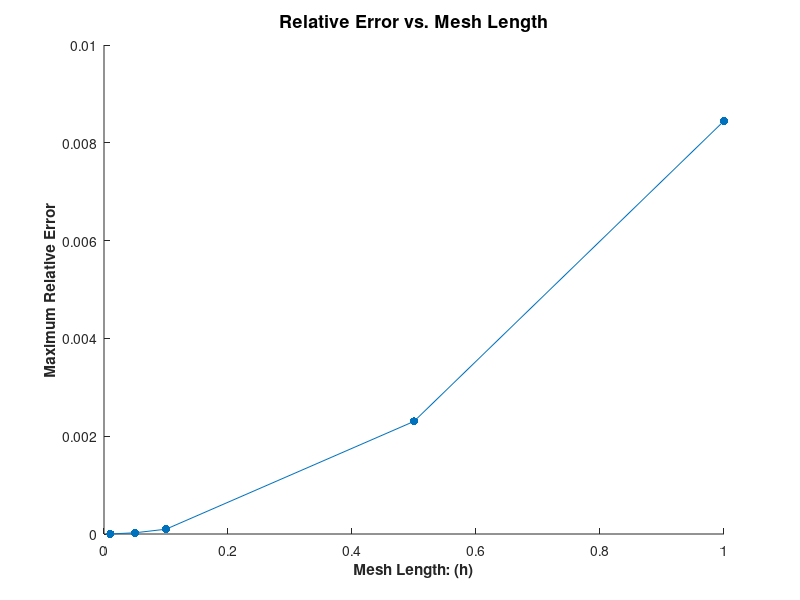

Write MATLAB code to recreate this figure.
%HW06Q03: Relative Error of the Finite Difference method for the DE

%Parameters: vary the mesh size for h = {1,.5,.1,.05,.01}
count = 1;
for h = [1,0.5,0.1,0.05,0.01]
%%%Copy HW06Q02...
a = 4; D = 1; Sigma = 0.2; S = 8; n = ((2*4)/h); L = sqrt(D/Sigma);

%lets define our A matrix, the x vector we are solving for will have Phi_1,
%Phi_2,....Phi_n-1
z = 2+(h^2/L^2);
A = zeros(n-1,n-1); b = zeros(n-1,1);

A(1,1:2) = [z, -1]; A(end, end-1:end) = [-1, z];
b(1:end,1) = (h^2)*S/D;

for i = 2:n-2
    A(i,i-1:i+1) = [-1, z, -1];
end
%now simply solve for x which we will call Phi
Phi = A\b; Phi = [0;Phi;0];

%define the function results and relative error...
q = sqrt(Sigma/D); f = @(x) (S/Sigma)*(1-((exp(q*x)+exp(-q*x))/...
    (exp(q*a)+exp(-q*a))));

Phi_actual = f([-a:h:a])';
error = abs(Phi-Phi_actual)./Phi_actual; maxerror = max(error);

compilation(count,1:2) = [h,maxerror];
count = count+1;
end
%((2*a)/h)
hold on
% set(gca,'yscale','log')
% set(gca,'xscale','log')
plot(compilation(:,1),compilation(:,2))
scatter(compilation(:,1),compilation(:,2),'ro','filled')
xlabel('Mesh Length: (h)','FontWeight','b')
ylabel('Maximum Relative Error','FontWeight','b')
title('Relative Error vs. Mesh Length',...
    'FontSize',13)
